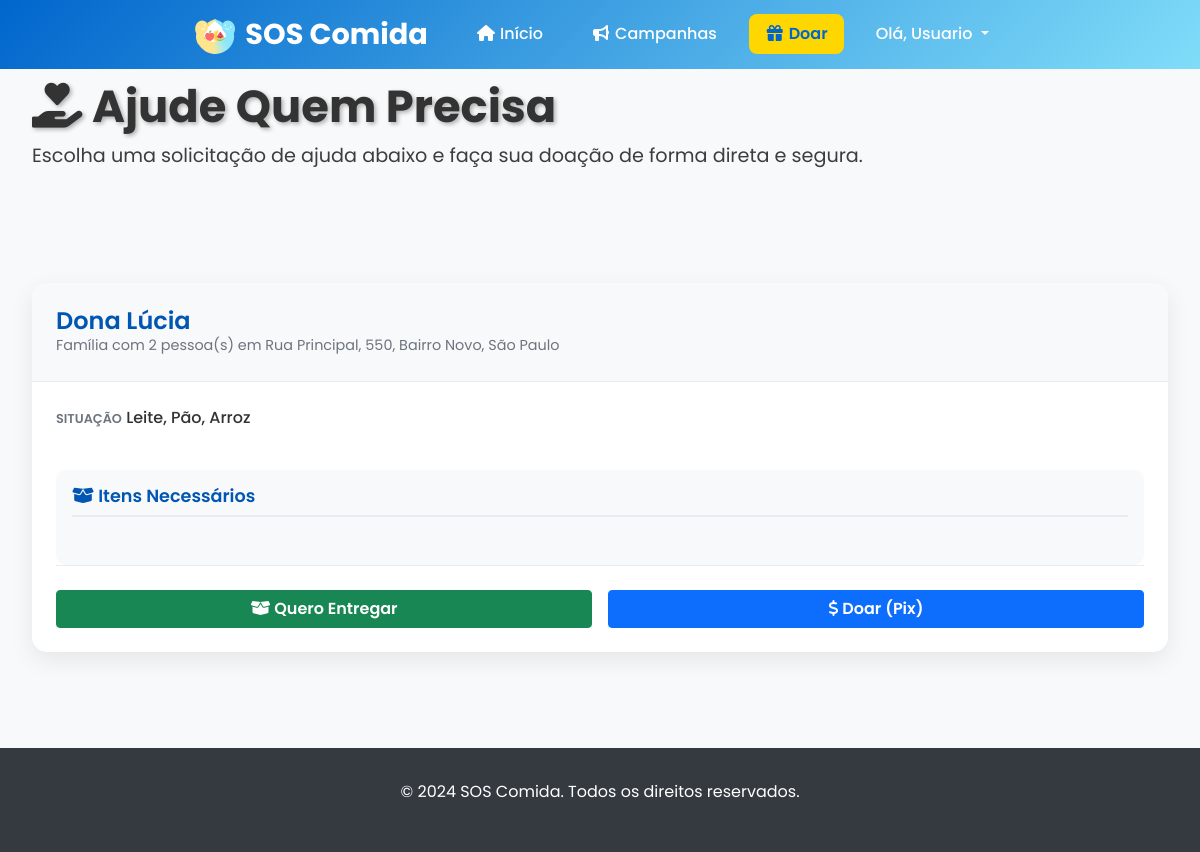
Screenshot of /formulariodoar (signed in) with the database file from the repository.
### models.py (models this page shows)
class Usuario(UserMixin, db.Model):
    __tablename__ = 'usuarios'
    id = db.Column(db.Integer, primary_key=True)
    nome = db.Column(db.String(100), nullable=False)
    email = db.Column(db.String(120), unique=True, nullable=False)
    senha = db.Column(db.String(255), nullable=False)
    tipo = db.Column(db.String(20), default='usuario')
    data_criacao = db.Column(db.DateTime, default=datetime.utcnow)
    last_seen = db.Column(db.DateTime, default=datetime.utcnow)
    cpf = db.Column(db.String(14))
    cidade = db.Column(db.String(100))
    endereco = db.Column(db.String(255))
    telefone = db.Column(db.String(20))
    bio = db.Column(db.Text)
    foto_perfil = db.Column(db.String(255))
    instituicao_nome = db.Column(db.String(200))
    instituicao_endereco = db.Column(db.String(255))
    instituicao_cep = db.Column(db.String(10))
    instituicao_tipo = db.Column(db.String(20))
    instituicao_cnpj = db.Column(db.String(18))
    status_aprovacao = db.Column(db.String(20), default='pendente')
    two_factor_secret = db.Column(db.String(32))
    two_factor_enabled = db.Column(db.Boolean, default=False)
    gov_br_id = db.Column(db.String(255), unique=True, nullable=True)
    gov_br_linked = db.Column(db.Boolean, default=False)
    gov_br_level = db.Column(db.String(20), nullable=True)
    status = db.Column(db.String(20), default='online', nullable=False)

class SolicitacaoRecebimento(db.Model):
    __tablename__ = 'solicitacoes_recebimento'
    id = db.Column(db.Integer, primary_key=True)
    usuario_id = db.Column(db.Integer, db.ForeignKey('usuarios.id'), nullable=False)
    nome = db.Column(db.String(100), nullable=False)
    telefone = db.Column(db.String(20), nullable=False)
    endereco = db.Column(db.Text, nullable=False)
    qtd_pessoas = db.Column(db.Integer, nullable=False)
    necessidades = db.Column(db.Text, nullable=False)
    status = db.Column(db.String(20), default='pendente')
    data_criacao = db.Column(db.DateTime, default=datetime.utcnow)
    qtd_cestas = db.Column(db.Integer, default=0)
    qtd_higiene = db.Column(db.Integer, default=0)
    qtd_absorventes = db.Column(db.Integer, default=0)
    qtd_fraldas_infantis = db.Column(db.Integer, default=0)
    qtd_fraldas_geriatricas = db.Column(db.Integer, default=0)
    tipo_pix = db.Column(db.String(50))
    chave_pix = db.Column(db.String(200))
    cestas_entregues = db.Column(db.Integer, default=0)
    alimento_kg_entregues = db.Column(db.Numeric(10, 2), default=0.00)
    valor_entregue = db.Column(db.Numeric(10, 2), default=0.00)
    data_entrega_final = db.Column(db.DateTime)
    usuario = db.relationship('Usuario', backref=db.backref('recebimentos', lazy=True))

### main.py (the view)
@app.route('/formulariodoar', methods=['GET'])
@login_required
def formulariodoar():
    if current_user.tipo != 'usuario':
        flash('Acesso negado. Apenas usuários podem fazer doações.', 'error')
        return redirect(url_for('home'))
    solicitacoes = SolicitacaoRecebimento.query.filter_by(status='aprovada').order_by(SolicitacaoRecebimento.data_criacao.desc()).all()
    return render_template('formulariodoar.html', usuario=current_user, solicitacoes=solicitacoes)

### main.py (called while the page is built)
@lm.user_loader
def user_loader(id):
    return Usuario.query.get(int(id))

### templates/formulariodoar.html (shortened to what this page needs)
{% extends "base.html" %}
{% block content %}
<section class="hero-section">
    <div class="container">
        <h1 class="hero-title"><i class="fas fa-hand-holding-heart"></i> Ajude Quem Precisa</h1>
        <p class="hero-subtitle">Escolha uma solicitação de ajuda abaixo e faça sua doação de forma direta e segura.</p>
    </div>
</section>
<div class="container py-5">
    <div class="solicitacoes-grid">
        {% if solicitacoes %}
            {% for solicitacao in solicitacoes %}
                <div class="solicitacao-card">
                    <div class="card-header">
                        <h3 class="card-title">{{ solicitacao.nome }}</h3>
                        <p class="card-subtitle">Família com {{ solicitacao.qtd_pessoas }} pessoa(s) em {{ solicitacao.endereco }}</p>
                    </div>
                    <div class="card-body">
                        <div class="info-item">
                            <span class="info-label">Situação</span>
                            <span class="info-value">{{ solicitacao.necessidades }}</span>
                        </div>
                        <div class="itens-solicitados">
                            <h4><i class="fas fa-box-open"></i> Itens Necessários</h4>
                        </div>
                        <div class="acoes-doacao">
                            <button type="button" class="btn btn-success btn-entregar" data-bs-toggle="modal" data-bs-target="#entregaModal"
                                onclick="setRecebimentoId('{{ solicitacao.id }}', '{{ solicitacao.nome }}', null, null)">
                                <i class="fas fa-box-open"></i> Quero Entregar
                            </button>
                            <button type="button" class="btn btn-primary btn-doar" data-bs-toggle="modal" data-bs-target="#pixModal"
                                onclick="setRecebimentoId('{{ solicitacao.id }}', '{{ solicitacao.nome }}', '{{ solicitacao.chave_pix }}', '{{ solicitacao.tipo_pix|title }}')">
                                <i class="fas fa-dollar-sign"></i> Doar (Pix)
                            </button>
                        </div>
                    </div>
                </div>
            {% endfor %}
        {% else %}
            <div class="empty-state">
                <i class="fas fa-inbox"></i>
                <h3>Nenhuma solicitação aprovada no momento</h3>
                <p>Volte mais tarde para ver novas oportunidades de ajuda.</p>
            </div>
        {% endif %}
    </div>
</div>
{% endblock %}

### templates/base.html (shortened to what this page needs)
<!DOCTYPE html>
<html lang="pt-BR">
<head>
    <link href="https://cdnjs.cloudflare.com/ajax/libs/font-awesome/6.0.0/css/all.min.css" rel="stylesheet">
    <link href="https://cdn.jsdelivr.net/npm/bootstrap@5.1.3/dist/css/bootstrap.min.css" rel="stylesheet">
</head>
<body>
    <nav class="navbar" id="navbar">
        <div class="nav-container">
            <a href="{{ url_for('home') }}" class="logo">
                <img src="{{ url_for('static', filename='logo.png') }}" alt="SOS Comida Logo">
                SOS Comida
            </a>
            <ul class="nav-menu" id="nav-menu">
                <li><a href="{{ url_for('home') }}" class="nav-link {% if request.endpoint == 'home' %}active{% endif %}"><i class="fas fa-home fa-fw"></i> Início</a></li>
                {% if current_user.is_authenticated %}
                    <li><a href="{{ url_for('campanhas') }}" class="nav-link {% if 'campanha' in request.endpoint %}active{% endif %}"><i class="fas fa-bullhorn fa-fw"></i> Campanhas</a></li>
                    <li><a href="{{ url_for('formulariodoar') }}" class="nav-link {% if request.endpoint == 'formulariodoar' %}active{% endif %}"><i class="fas fa-gift fa-fw"></i> Doar</a></li>
                    <li class="nav-item dropdown">
                        <a class="nav-link dropdown-toggle" href="#" id="navbarDropdown" role="button" data-bs-toggle="dropdown" aria-expanded="false">
                            Olá, {{ current_user.nome.split()[0] }}
                        </a>
                    </li>
                {% else %}
                    <li><a href="{{ url_for('login') }}" class="nav-link btn-auth"><i class="fas fa-sign-in-alt"></i> Entrar</a></li>
                {% endif %}
            </ul>
        </div>
    </nav>
    <main class="main-content">
        {% block content %}{% endblock %}
    </main>
    <footer class="footer">
        <div class="container">
            <p>© 2024 SOS Comida. Todos os direitos reservados.</p>
        </div>
    </footer>
</body>
</html>

### rows the page displays
Usuario: nome "Usuario"
SolicitacaoRecebimento: nome "Dona Lúcia", qtd_pessoas "2", endereco "Rua Principal, 550, Bairro Novo, São Paulo", necessidades "Leite, Pão, Arroz"
